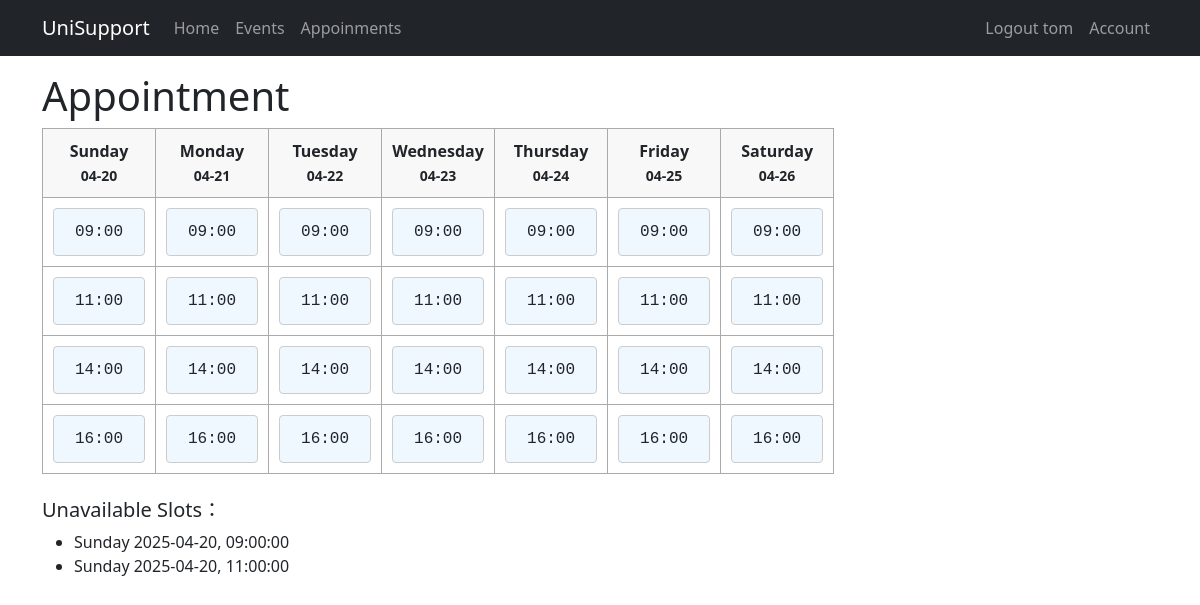
Screenshot of /appointments (signed in) with the database file from the repository.
### app/models.py (models this page shows, shortened)
@dataclass
class User(UserMixin, db.Model):
    __tablename__ = 'users'
    id: so.Mapped[int] = so.mapped_column(primary_key=True)
    email: so.Mapped[str] = so.mapped_column(sa.String(120), index=True, unique=True)
    username: so.Mapped[str] = so.mapped_column(sa.String(64), index=True, unique=True)
    password_hash: so.Mapped[Optional[str]] = so.mapped_column(sa.String(256))
    role: so.Mapped[str] = so.mapped_column(sa.String(10), default="Normal")
    events: so.Mapped[list['Event']] = relationship(back_populates='user', cascade='all, delete-orphan')
    appointments: so.Mapped[list['Appointment']] = relationship(back_populates='user', cascade='all, delete-orphan')
    enrollments: so.Mapped[list['Enrollment']] = relationship(back_populates='user', cascade='all, delete-orphan')

class Appointment(db.Model):
    __tablename__ = 'appointments'
    __table_args__ = (
        UniqueConstraint('date', 'slot', name='unique_slot_per_time'),
    )
    id: so.Mapped[int] = so.mapped_column(primary_key=True)
    date: so.Mapped[datetime.date] = so.mapped_column(sa.Date)
    weekday: so.Mapped[str] = so.mapped_column(sa.String(16))
    slot: so.Mapped[datetime.time] = so.mapped_column(sa.Time)
    user_id: so.Mapped[int] = so.mapped_column(ForeignKey('users.id'), index=True, unique=True)
    user: so.Mapped['User'] = relationship(back_populates='appointments')

### app/views.py (the view)
@app.route('/appointments')
def appointments():
    form = ChooseForm()
    schedule = generate_schedule()
    unavailable_slots = check_availability()
    return render_template('appointment.html', title='Appointment', schedule=schedule, form=form, unavailable_slots=unavailable_slots)

### app/models.py (called while the page is built)
@login.user_loader
def load_user(id):
    return db.session.get(User, int(id))

### app/views.py (called while the page is built)
def generate_schedule():
    today = datetime.datetime.today().date()
    slots_per_day = ["09:00", "11:00", "14:00", "16:00"]
    schedule = []
    for i in range(7):
        date = today + datetime.timedelta(days=i)
        schedule.append({
            "weekday": date.strftime("%A"),
            "date": date.strftime("%m-%d"),
            "slots": slots_per_day
        })
    return schedule

def check_availability():
    q = db.select(Appointment).order_by(Appointment.date, Appointment.slot)
    unavailable_slots = db.session.scalars(q).all()
    return unavailable_slots

### app/templates/appointment.html (shortened to what this page needs)
{% extends "base.html" %}
{% import "bootstrap_wtf.html" as wtf %}
{% block content %}
<h1>Appointment</h1>
<div>
<table>
    <thead>
        <tr>
            {% for day in schedule %}
                <th>
                    {{ day.weekday }}<br>
                    <small>{{ day.date }}</small>
                </th>
            {% endfor %}
        </tr>
    </thead>
    {% for i in range(schedule[0].slots|length) %}
    <tr>
        {% for j in range(schedule|length) %}
            {% set slot = schedule[j].slots[i] %}
            {% set slot_id = j ~ '-' ~ i %}
            <td>
                <div class="slot">
                    <form action="{{ url_for('book') }}" method="post">
                        <button type="submit"
                            class="w-100 text-start btn">
                            <div>
                                {{ slot }}
                            </div>
                        </button>
                    </form>
                </div>
            </td>
        {% endfor %}
    </tr>
    {% endfor %}
</table>
</div>
<div class="mt-4">
    <h5>Unavailable Slots：</h5>
    {% if unavailable_slots %}
    <div>
        <ul>
            {% for appo in unavailable_slots %}
                <li>{{ appo.weekday }} {{ appo.date }}, {{ appo.slot }}</li>
            {% endfor %}
        </ul>
    </div>
{% endif %}
</div>
{% endblock %}

### app/templates/base.html (shortened to what this page needs)
<!doctype html>
<html lang="en">
<head>
    <link
            href="https://cdn.jsdelivr.net/npm/bootstrap@5.3.3/dist/css/bootstrap.min.css"
            rel="stylesheet"
>
    <link rel="stylesheet" href="https://cdn.jsdelivr.net/npm/bootstrap-icons@1.11.3/font/bootstrap-icons.min.css">
</head>
<body>
<nav class="navbar navbar-expand-sm bg-dark" data-bs-theme="dark">
    <div class="container">
        <a class="navbar-brand" href="{{ url_for('home') }}">UniSupport</a>
        <div class="collapse navbar-collapse" id="navbarSupportedContent">
            <ul class="navbar-nav me-auto mb-2 mb-lg-0">
                <li class="nav-item">
                    <a class="nav-link" aria-current="page" href="{{ url_for('home') }}">Home</a>
                </li>
                <li class="nav-item">
                    <a class="nav-link" aria-current="page" href="{{ url_for('events') }}">Events</a>
                </li>
                <li class="nav-item">
                    <a class="nav-link" aria-current="page" href="{{ url_for('appointments') }}">Appoinments</a>
                </li>
            </ul>
            <ul class="navbar-nav mb-2 mb-lg-0">
                {% if current_user.is_anonymous %}
                <li class="nav-item">
                    <a class="nav-link" aria-current="page" href="{{ url_for('login') }}">Login</a>
                </li>
                <li class="nav-item">
                    <a class="nav-link" aria-current="page" href="{{ url_for('register_email') }}">Register</a>
                </li>
                {% else %}
                <li class="nav-item">
                    <a class="nav-link" aria-current="page" href="{{ url_for('logout') }}">Logout {{ current_user.username }}</a>
                </li>
                {% endif %}
                <li class="nav-item">
                    <a class="nav-link" aria-current="page" href="{{ url_for('account') }}">Account</a>
                </li>
            </ul>
        </div>
    </div>
</nav>
<div class="container">
    {% block content %}{% endblock content %}
</div>
</body>
</html>

### app/templates/appointment.html (style rules this page uses)
th, td { border: 1px solid #aaaaaa; padding: 10px; text-align: center; vertical-align: middle; word-wrap: break-word; }
th { background-color: #f8f8f8; }
.slot { padding: 4px 8px; background-color: #f0f8ff; border: 1px solid #cccccc; font-family: monospace; font-size: 12px; border-radius: 4px; width: 100%; box-sizing: border-box; }

### rows the page displays
User: username "tom"
Appointment: weekday "Sunday", date "2025-04-20", slot "09:00:00"
Appointment: weekday "Sunday", date "2025-04-20", slot "11:00:00"

### other values shown
{{ day.weekday }} "Sunday" "Monday" "Tuesday" "Wednesday" "Thursday" "Friday" "Saturday"
{{ day.date }} "04-20" "04-21" "04-22" "04-23" "04-24" "04-25" "04-26"
{{ slot }} "09:00" "09:00" "09:00" "09:00" "09:00" "09:00" "09:00" "11:00" "11:00" "11:00" "11:00" "11:00" "11:00" "11:00" "14:00" "14:00" "14:00" "14:00" "14:00" "14:00" "14:00" "16:00" "16:00" "16:00" "16:00" "16:00" "16:00" "16:00"
